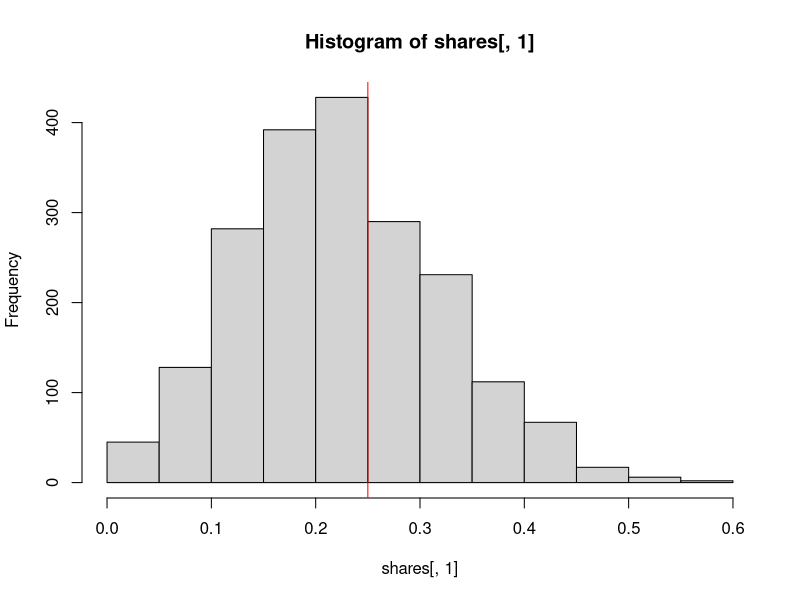

Write the R code that produced this figure.

############## Define Input Factors ##############

N1 <- 20 # sample size
rep <- 2000 # replications

print('Input factors defined.')

############## Data Generating Process (DGP) ##############
set.seed(1001)

# Generate matrix of integers
x1 <- matrix(floor(runif(rep*N1 ,min = 0.25, max = 1.25)), nrow = N1, ncol = rep)
# Rows correspond to different observations
# Columns corresponds to different samples (replications of the DGP)
# Example: x could be a dummy for females

print('Data is generated.')

############## Estimation of Sample Mean ##############

# Generate vector to store the results
shares <- matrix(NA, nrow = rep, ncol = 10)

# Make a loop
for (i in c(1:rep)) {
   shares[i,1] <- mean(x1[,i]) # calculate mean for each replication
}

print('Means are estimated')

############## Visualization of Results ##############

# Histogram
hist(shares[,1])
abline(v=.25,col="red")

############## Performance Measures ##############







##################################################


